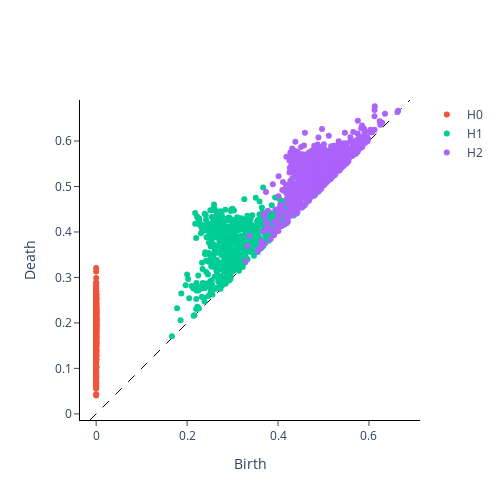

Source (notebook cell):
### Code cell
plot_diagram(pr_dist_perturbed)

### Figure 1 — Plotly figure (JSON) as saved in the notebook; plotly's stock layout.template omitted (floating-point values rounded to 4 significant figures; data arrays with more than 128 entries replaced by an {"elided": "..."} marker saying what was removed)
{"data": [{"hoverinfo": "none", "line": {"color": "black", "dash": "dash", "width": 1}, "mode": "lines", "showlegend": false, "type": "scatter", "x": [-0.01353, 0.6902], "y": [-0.01353, 0.6902]}, {"hoverinfo": "text", "hovertext": {"elided": "399 str values"}, "mode": "markers", "name": "H0", "type": "scatter", "x": {"elided": "399 int values"}, "y": {"elided": "399 float values"}}, {"hoverinfo": "text", "hovertext": {"elided": "621 str values"}, "mode": "markers", "name": "H1", "type": "scatter", "x": {"elided": "621 float values"}, "y": {"elided": "621 float values"}}, {"hoverinfo": "text", "hovertext": {"elided": "923 str values"}, "mode": "markers", "name": "H2", "type": "scatter", "x": {"elided": "923 float values"}, "y": {"elided": "923 float values"}}], "layout": {"height": 500, "plot_bgcolor": "white", "width": 500, "xaxis": {"autorange": false, "exponentformat": "e", "linecolor": "black", "linewidth": 1, "mirror": false, "range": [-0.01353, 0.6902], "showexponent": "all", "showline": true, "side": "bottom", "ticks": "outside", "title": {"text": "Birth"}, "type": "linear", "zeroline": true}, "yaxis": {"autorange": false, "exponentformat": "e", "linecolor": "black", "linewidth": 1, "mirror": false, "range": [-0.01353, 0.6902], "scaleanchor": "x", "scaleratio": 1, "showexponent": "all", "showline": true, "side": "left", "ticks": "outside", "title": {"text": "Death"}, "type": "linear", "zeroline": true}}}
